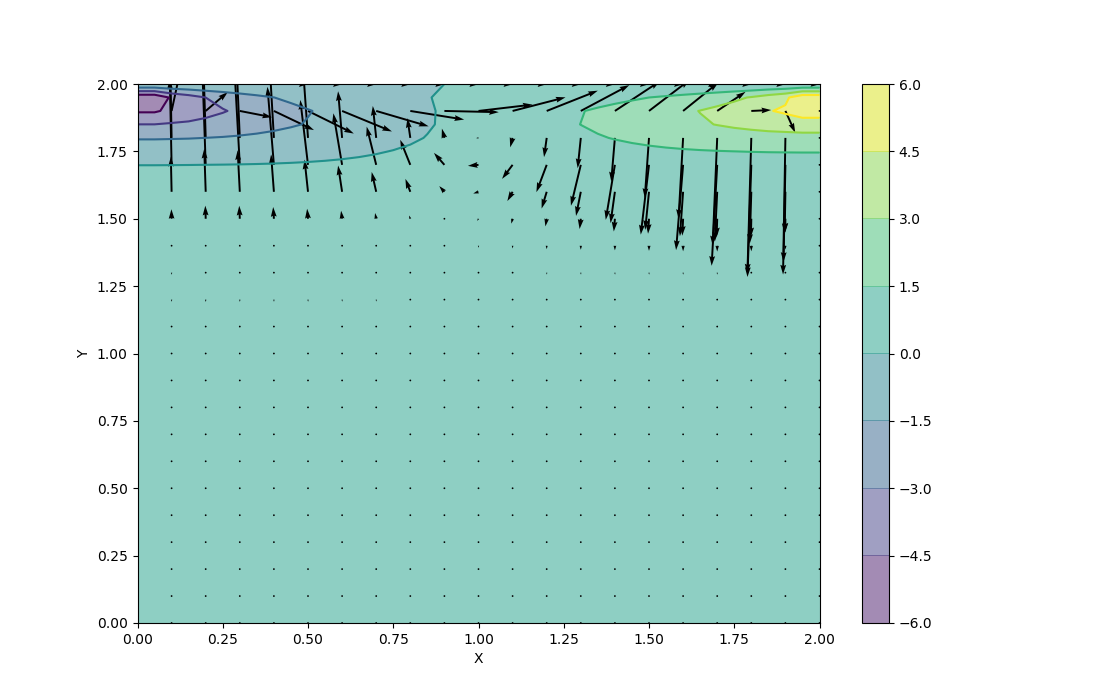

This figure's Python source:
import numpy as np
import matplotlib.pyplot as plt
from mpl_toolkits.mplot3d import Axes3D
from matplotlib import cm

# variable declaration
nx = 41
ny = 41
nt = 500
nit = 50
c = 1
dx = 2/(nx - 1)
dy = 2/(ny - 1)
x = np.linspace(0,2,nx)
y = np.linspace(0,2,ny)
X, Y = np.meshgrid(x,y)

rho = 1
nu = .1
dt = 0.001

u = np.zeros((ny,nx))
v = np.zeros((ny,nx))
p = np.zeros((ny,nx))
b = np.zeros((ny,nx))


def build_up_b(b, rho,dt,u,v,dx,dy):
    b[1:-1,1:-1] = (rho * (1/dt * (u[1:-1,2:] - u[1:-1,0:-2])/(2*dx) + (v[2:,1:-1] - v[0:-2,1:-1])/(2*dy)) - ((u[1:-1,2:] - u[1:-1,0:-2])/(2*dx))**2 - 2*((u[2:,1:-1] - u[0:-2,1:-1])/(2*dy)*(v[1:-1,2:] - v[1:-1,0:-2])/(2*dx)) - ((v[2:,1:-1] - v[0:-2,1:-1])/(2*dy))**2)
    return b

def pressure_poisson(p, dx, dy,b):
    pn = np.empty_like(p)
    pn = p.copy()

    for q in range(nit):
        pn = p.copy()
        p[1:-1,1:-1] = (((pn[1:-1,2:] + pn[1:-1,0:-2]) * dy**2 + (pn[2:,1:-1] + pn[0:-2,1:-1]) * dx**2)/(2*(dx**2 + dy**2)) - dx**2 * dy**2/(2*(dx**2 + dy**2))*b[1:-1,1:-1])
        p[:,-1] = p[:,-2]      # dp/dy = 0 at x = 2
        p[0,:] = p[1,:]    # dp/dy = 0 at y = 0
        p[:,0] = p[:,1]     # dp/dx = 0 at x = 0
        p[-1,:] = 0     # p=0 at y=2
    return p

def cavity_flow(nt,u,v,dt,dx,dy,p,rho,nu):
    un = np.empty_like(u)
    vn = np.empty_like(v)
    b = np.zeros((ny,nx))

    for n in range(nt):
        un = u.copy()
        vn = v.copy()

        b = build_up_b(b,rho,dt,u,v,dx,dy)
        p = pressure_poisson(p,dx,dy,b)

        u[1:-1,1:-1] = (un[1:-1,1:-1] - un[1:-1,1:-1]*(dt/dx)*(un[1:-1,1:-1] - un[1:-1,0:-2]) - vn[1:-1,1:-1] * (dt/dy) * (un[1:-1,1:-1] - un[0:-2,1:-1]) - dt/(2*rho*dx)*(p[1:-1,2:] - p[1:-1,0:-2]) + nu*(dt/dx**2*(un[1:-1,2:] - 2*un[1:-1,1:-1]+un[1:-1,0:-2]) + dt/dy**2 * (un[2:,1:-1] - 2*un[1:-1,1:-1] + un[0:-2,1:-1])))

        v[1:-1,1:-1] = (vn[1:-1,1:-1] - un[1:-1,1:-1] * (dt/dx) * (vn[1:-1,1:-1] - vn[1:-1,0:-2]) - vn[1:-1,1:-1]*(dt/dy)*(vn[1:-1,1:-1] - vn[0:-2,1:-1]) - dt/(2*rho*dy)*(p[2:,1:-1] - p[0:-2,1:-1]) + nu*(dt/dx**2*(vn[1:-1,2:] - 2*vn[1:-1,1:-1]+vn[1:-1,0:-2]) + dt/dy**2 * (vn[2:,1:-1] - 2*vn[1:-1,1:-1] + vn[0:-2,1:-1])))

        u[0,:] = 0
        u[:,0] = 0
        u[:,-1] = 0
        u[-1,:] = 1       # Set velocity on cavity lid = 1
        v[0,:] = 0
        v[-1,:] = 0
        v[:,0] = 0
        v[:,-1] = 0

    return u,v,p

u = np.zeros((ny,nx))
v = np.zeros((ny,nx))
p = np.zeros((ny,nx))
b = np.zeros((ny,nx))
nt = 100
u,v,p = cavity_flow(nt,u,v,dt,dx,dy,p,rho,nu)

fig = plt.figure(figsize=(11,7), dpi=100)
# contour of pressure field
plt.contourf(X, Y, p, alpha=0.5, cmap=cm.viridis)
plt.colorbar()
# plotting the pressure field outlines :
plt.contour(X,Y,p,cmap=cm.viridis)
# plotting velocity field:
plt.quiver(X[::2,::2], Y[::2,::2],u[::2,::2],v[::2,::2])
plt.xlabel('X')
plt.ylabel('Y')

plt.show()
